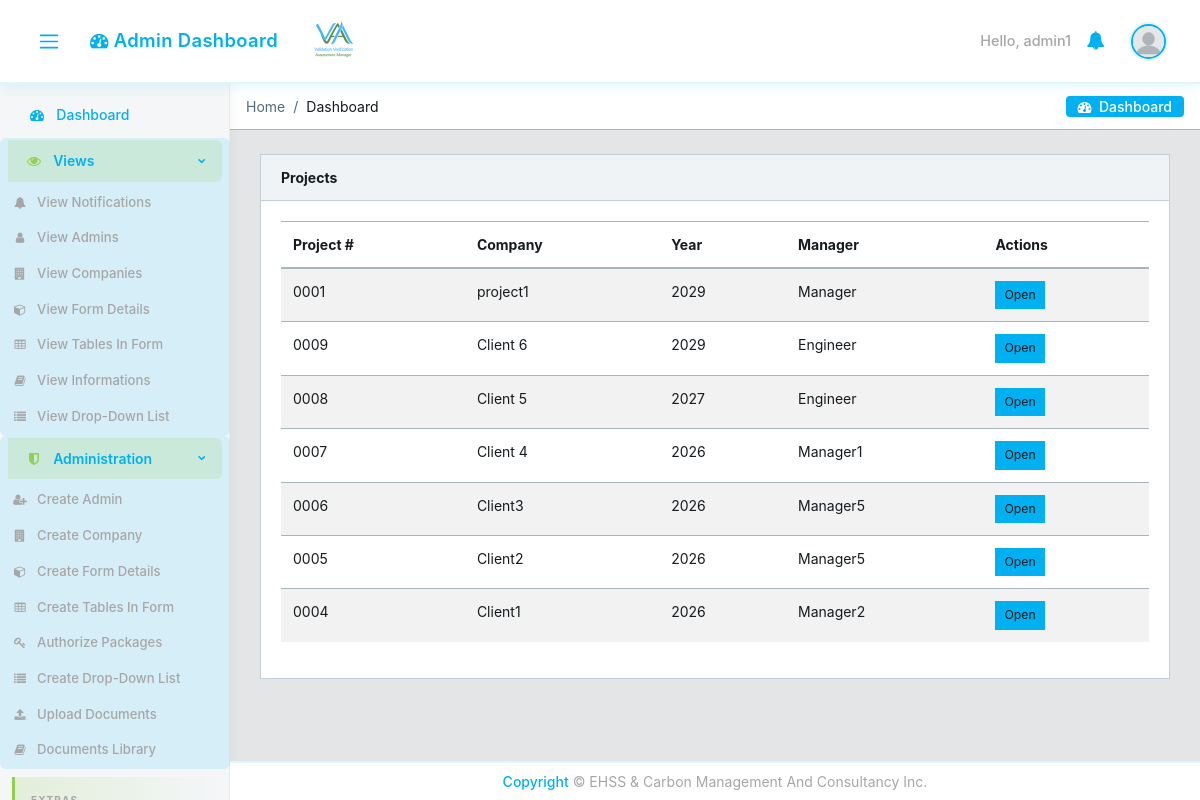
Page /projects/ (signed in) on the earlier database version.
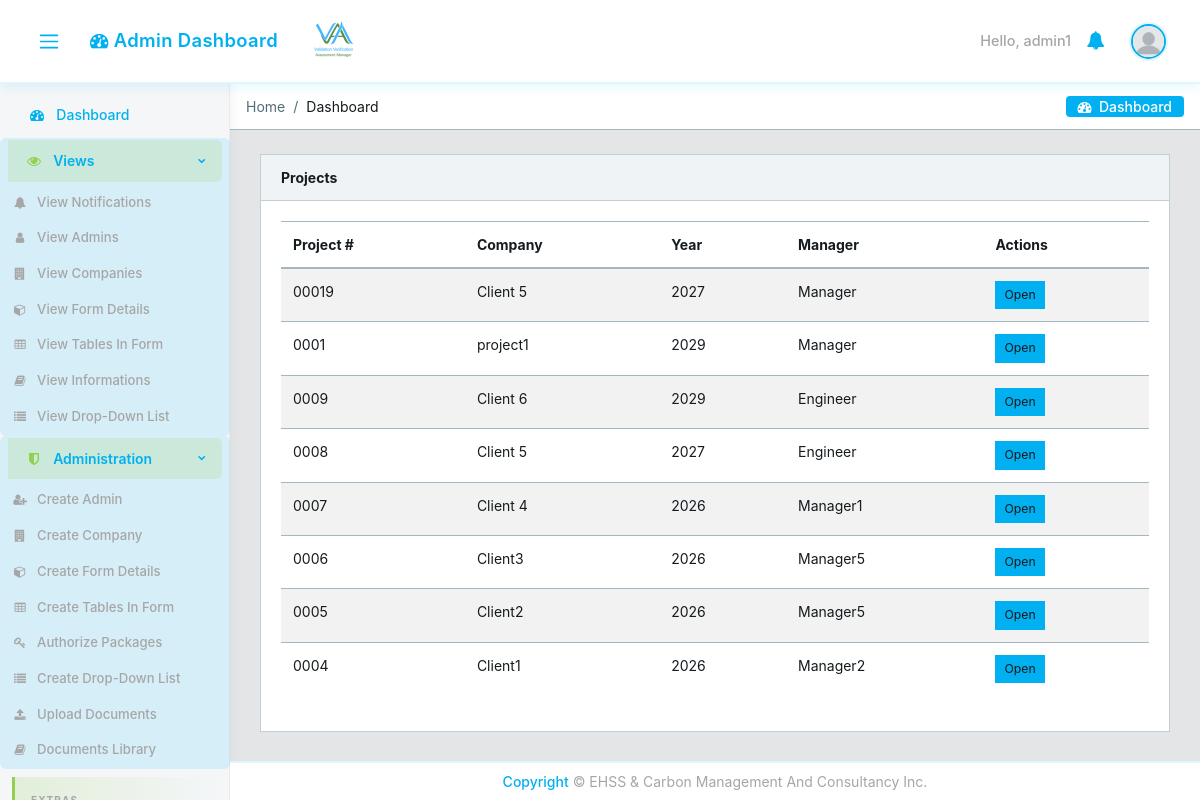
Same page on the later database version.
### core/models.py (models this page shows, shortened)
class CustomUser(AbstractUser):
    email = models.EmailField(unique=True)
    user_type = models.CharField(max_length=15, choices=USER_TYPE_CHOICES)
    user_role = models.CharField(
        max_length=30, choices=USER_ROLE_CHOICES, blank=True, verbose_name='User Role',
    )
    designation = models.CharField(max_length=100, blank=True, null=True)
    position_title = models.CharField(max_length=150, blank=True, verbose_name='Position Title')
    contact_number = models.CharField(max_length=20, blank=True, null=True)
    cv = models.FileField(upload_to='core/cvs/', blank=True, null=True)
    company = models.ForeignKey(
        'Company', on_delete=models.SET_NULL, null=True, blank=True,
        related_name='managers'
    )
    created_by = models.ForeignKey(
        'self', on_delete=models.SET_NULL, null=True, blank=True,
        related_name='created_users'
    )
    created_date = models.DateField(auto_now_add=True)
    created_time = models.TimeField(auto_now_add=True)
    under_supervision = models.ForeignKey(
        'self', on_delete=models.SET_NULL, null=True, blank=True,
        related_name='supervised_users'
    )
    avatar = models.ImageField(upload_to='core/avatar', blank=True)
    @property
    def avatar_url(self):
        if self.avatar:
            try:
                return self.avatar.url
            except ValueError:
                pass
        return static('core/img/avatar/blank_profile.png')

class Project(models.Model):
    package_instance = models.ForeignKey(
        PackageInstance, on_delete=models.CASCADE, related_name='projects'
    )
    manager = models.ForeignKey(
        CustomUser, on_delete=models.CASCADE, related_name='managed_projects',
        limit_choices_to={'user_type': 'manager'}
    )
    company_name = models.CharField(max_length=200)
    client_contact = models.CharField(
        max_length=200, blank=True, verbose_name='Contact of Client',
    )
    factory_name = models.CharField(max_length=200, blank=True)
    location = models.CharField(max_length=200, blank=True)
    factory_address = models.TextField(blank=True)
    contact_person = models.CharField(max_length=100, blank=True)
    contact_email = models.EmailField(blank=True)
    contact_mobile = models.CharField(max_length=20, blank=True)
    report_type = models.CharField(max_length=100, blank=True)
    engagement_year = models.CharField(max_length=100, blank=True)
    phase = models.CharField(max_length=20, choices=PROJECT_PHASE_CHOICES, blank=True)
    document_type = models.CharField(max_length=20, choices=PROJECT_DOCUMENT_TYPE_CHOICES, blank=True)
    year = models.PositiveIntegerField()
    project_number = models.CharField(max_length=50, unique=True)
    access_password = models.CharField(max_length=128)
    created_at = models.DateTimeField(auto_now_add=True)
    updated_at = models.DateTimeField(auto_now=True)
    class Meta:
        ordering = ['-created_at']

### core/views.py (the view)
# urls.py: path('projects/', views.ProjectListView.as_view(), name='project-list'),
class ProjectListView(LoginRequiredMixin, View):
    def get(self, request):
        user = request.user
        if user.user_type == 'manager':
            projects = Project.objects.filter(manager=user).select_related(
                'package_instance', 'package_instance__authorization'
            )
            assignments = None
        elif user.user_type == 'employee':
            assignments = get_employee_projects(user)
            projects = [a.project for a in assignments]
        elif user.user_type == 'admin':
            projects = Project.objects.all().select_related(
                'package_instance', 'package_instance__authorization', 'manager'
            )
            assignments = None
        else:
            projects = Project.objects.none()
            assignments = None
        return render(request, 'core/project_list.html', {
            'projects': projects,
            'assignments': assignments,
            'success_action': request.GET.get('success', ''),
            'error_action': request.GET.get('error', ''),
            'project_limit': request.GET.get('limit', ''),
        })

### core/context_processors.py (called while the page is built, shortened)
def logged_user_processor(request):
    if request.user.is_authenticated:
        return {'logged_user': request.user}
    return {'logged_user': None}

def _fetch_unread_notifications(user):
    return list(
        Notification.objects.filter(recipient_id=user.pk, read=False)
        .only('pk', 'message', 'created_at', 'read', 'link')
        .order_by('-created_at')[:10]
    )

def _notification_cache_key(user_pk):
    return f'unread_notifications_{user_pk}'

def notifications_processor(request):
    if not request.user.is_authenticated:
        return {'unread_notifications': []}
    if getattr(request, 'partial_nav', False):
        return {'unread_notifications': []}
    cache_key = _notification_cache_key(request.user.pk)
    cached_items = cache.get(cache_key)
    notifications = _fetch_unread_notifications(request.user)
    cache.set(
        cache_key,
        [
            {
                'link': n.link or '',
                'message': n.message,
                'created_at': n.created_at.isoformat(),
            }
            for n in notifications
        ],
        NOTIFICATION_CACHE_TTL,
    )
    return {'unread_notifications': notifications}

def static_version_processor(request):
    return {
        'STATIC_VERSION': getattr(settings, 'STATIC_VERSION', '1'),
        'IS_DEV': settings.DEBUG,
    }

### core/templates/core/project_list.html (shortened to what this page needs)
{% extends 'core/base.html' %}
{% block content %}
<div class="container-fluid">
  <div class="card">
    <div class="card-header d-flex justify-content-between">
      <strong>{% if user.user_type == 'employee' %}My Authorized Projects{% else %}Projects{% endif %}</strong>
    </div>
    <div class="card-body">
      {% if user.user_type == 'employee' and assignments %}
      <div class="row">
        {% for assignment in assignments %}
        <div class="col-md-6 col-lg-4 mb-3">
          <div class="card h-100">
            <div class="card-body">
              <h5 class="card-title">{{ assignment.project.project_number }}</h5>
              <p class="mb-1"><strong>Company:</strong> {{ assignment.project.company_name }}</p>
              <p class="mb-1"><strong>Project Name:</strong> {{ assignment.project.package_instance.name }}</p>
              <p class="mb-3"><strong>Role:</strong> {{ assignment.get_role_display }}</p>
              <a href="{% url 'core:project-detail' assignment.project.pk %}" class="btn btn-primary btn-sm">Open Project</a>
            </div>
          </div>
        </div>
        {% endfor %}
      </div>
      {% else %}
      <table class="table table-striped">
        <thead><tr><th>Project #</th><th>Company</th><th>Year</th>{% if user.user_type == 'admin' %}<th>Manager</th>{% endif %}<th>Actions</th></tr></thead>
        <tbody>
          {% for project in projects %}
          <tr>
            <td>{{ project.project_number }}</td>
            <td>{{ project.company_name }}</td>
            <td>{{ project.year }}</td>
            {% if user.user_type == 'admin' %}<td>{{ project.manager.get_full_name }}</td>{% endif %}
            <td><a href="{% url 'core:project-detail' project.pk %}" class="btn btn-sm btn-info">Open</a></td>
          </tr>
          {% empty %}
          <tr><td colspan="4" class="text-muted text-center">No projects.</td></tr>
          {% endfor %}
        </tbody>
      </table>
      {% endif %}
    </div>
  </div>
</div>
{% endblock %}

### core/templates/core/base.html (shortened to what this page needs)
{% load static %}
<!DOCTYPE html>
<html lang="en">
<head>
  <link rel="stylesheet" href="{% static 'core/css/font-awesome.min.css' %}?v={{ STATIC_VERSION }}">
  <link rel="stylesheet" href="{% static 'core/css/fa5-compat.css' %}?v={{ STATIC_VERSION }}">
  <link href="{% static 'core/css/style.min.css' %}?v={{ STATIC_VERSION }}" rel="stylesheet">
  <link href="{% static 'core/css/estilo.css' %}?v={{ STATIC_VERSION }}" rel="stylesheet">
</head>
{% block body %}
<body class="app header-fixed sidebar-fixed aside-menu-fixed aside-menu-hidden">
  <header class="app-header navbar">
    <button class="navbar-toggler sidebar-toggler d-md-down-none" type="button">
      <span class="navbar-toggler-icon"></span>
    </button>
    <ul class="nav navbar-nav d-md-down-none">
      <li class="nav-item px-3">
        <a class="nav-link" href="{% url 'core:dashboard' %}">
          <i class="fa fa-tachometer-alt"></i>
          {% if user.user_type == 'admin' %}Admin Dashboard
          {% elif user.user_type == 'manager' %}Manager Dashboard
          {% else %}Employee Dashboard{% endif %}
        </a>
      </li>
    </ul>
    <img src="{% static 'core/img/logos/logo-opt.png' %}?v={{ STATIC_VERSION }}" alt="VVAM" class="brand-gui d-none d-md-inline" width="120" height="40" decoding="async" fetchpriority="high">
    <ul class="nav navbar-nav ml-auto">
      {% if user.is_authenticated %}
      <li class="text-white">Hello, {{ user.username }}</li>
      {% else %}
      <li class="text-muted">
        <a href="{% url 'core:login' %}">sign in</a>
      </li>
      {% endif %}
      <li class="nav-item dropdown">
        <a class="nav-link" data-toggle="dropdown" href="#" role="button" aria-haspopup="true" aria-expanded="false">
          <i class="fa fa-bell"></i>
        </a>
      </li>
      <li class="nav-item dropdown">
        <a class="nav-link" data-toggle="dropdown" href="#" role="button" aria-haspopup="true" aria-expanded="false">
          {% if user.is_authenticated and logged_user %}
            <img src="{{ logged_user.avatar_url }}" class="img-avatar" alt="img">
          {% else %}
            <img src="{% static 'core/img/avatar/blank_profile.png' %}" class="img-avatar" alt="img">
          {% endif %}
        </a>
      </li>
    </ul>
  </header>
  <div class="app-body">
    <div class="sidebar">
      <nav class="sidebar-nav">
        <ul class="nav">
          <li class="nav-item">
            <a class="nav-link" href="{% url 'core:dashboard' %}"><i class="fa fa-tachometer-alt"></i> Dashboard</a>
          </li>
          <li class="nav-item nav-dropdown">
            <a class="nav-link nav-dropdown-toggle" href="#"><i class="fa fa-eye"></i> Views</a>
            <ul class="nav-dropdown-items">
              <li class="nav-item">
                <a class="nav-link" href="{% url 'core:notifications-list' %}">
                  <i class="fa fa-bell"></i> View Notifications
                </a>
              </li>
              {% if user.user_type == 'admin' %}
              <li class="nav-item">
                <a class="nav-link" href="{% url 'core:users' %}?user_type=admin"><i class="fa fa-user"></i> View Admins</a>
              </li>
              <li class="nav-item">
                <a class="nav-link" href="{% url 'core:company-list' %}"><i class="fa fa-building"></i> View Companies</a>
              </li>
              <li class="nav-item">
                <a class="nav-link" href="{% url 'core:form-details-list' %}"><i class="fa fa-box"></i> View Form Details</a>
              </li>
              <li class="nav-item">
                <a class="nav-link" href="{% url 'core:form-table-view-list' %}"><i class="fa fa-table"></i> View Tables In Form</a>
              </li>
              <li class="nav-item">
                <a class="nav-link" href="{% url 'core:library-list' %}"><i class="fa fa-book"></i> View Informations</a>
              </li>
              <li class="nav-item">
                <a class="nav-link" href="{% url 'core:dropdown-list' %}"><i class="fa fa-list"></i> View Drop-Down List</a>
              </li>
              {% else %}
              <li class="nav-item">
                <a class="nav-link" href="{% url 'core:project-list'%}"><i class="fa fa-folder"></i> View Projects</a>
              </li>
              {% endif %}
            </ul>
          </li>
          {% if user.user_type == 'admin' %}
          <li class="nav-item nav-dropdown">
            <a class="nav-link nav-dropdown-toggle" href="#"><i class="fa fa-shield-alt"></i> Administration</a>
            <ul class="nav-dropdown-items">
              <li class="nav-item">
                <a class="nav-link" href="{% url 'core:new-user' %}"><i class="fa fa-user-plus"></i> Create Admin</a>
              </li>
              <li class="nav-item">
                <a class="nav-link" href="{% url 'core:company-create' %}"><i class="fa fa-building"></i> Create Company</a>
              </li>
              <li class="nav-item">
                <a class="nav-link" href="{% url 'core:form-details-create' %}"><i class="fa fa-box"></i> Create Form Details</a>
              </li>
              <li class="nav-item">
                <a class="nav-link" href="{% url 'core:form-table-list' %}"><i class="fa fa-table"></i> Create Tables In Form</a>
              </li>
              <li class="nav-item">
                <a class="nav-link" href="{% url 'core:package-authorization-create' %}"><i class="fa fa-key"></i> Authorize Packages</a>
              </li>
              <li class="nav-item">
                <a class="nav-link" href="{% url 'core:dropdown-create' %}"><i class="fa fa-list"></i> Create Drop-Down List</a>
              </li>
              <li class="nav-item">
                <a class="nav-link" href="{% url 'core:library-upload' %}"><i class="fa fa-upload"></i> Upload Documents</a>
              </li>
              <li class="nav-item">
                <a class="nav-link" href="{% url 'core:library-list' %}?view=documents"><i class="fa fa-book"></i> Documents Library</a>
              </li>
            </ul>
          </li>
          {% endif %}
          <li class="nav-title">
          </li>
        </ul>
      </nav>
    </div>
    <main class="main" id="app-main">
      <ol class="breadcrumb">
        {% block breadcrumb %}
        <li class="breadcrumb-item active">Home</li>
        <li class="breadcrumb-item">Dashboard</li>
        {% endblock breadcrumb%}
        <li class="breadcrumb-menu d-md-down-none">
          <div class="btn-group" role="group" aria-label="Button group">
            <a class="btn" href="./"><i class="fa fa-tachometer-alt"></i> &nbsp;Dashboard</a>
          </div>
        </li>
      </ol>
{% block content %}
{% endblock %}
    </main>
  </div>
  <footer class="app-footer text-center justify-content-center fixed-bottom py-2">
    <span><a href="#">Copyright</a> © EHSS & Carbon Management And Consultancy Inc.</span>
  </footer>
</body>
{% endblock body %}
</html>

### core/static/core/css/fa5-compat.css (style rules this page uses)
.fa-tachometer-alt:before { content: "\f0e4"; }
.fa-shield-alt:before { content: "\f132"; }
.fa-box:before { content: "\f1b2"; }
.fa-key:before { content: "\f084"; }
.fa-book:before { content: "\f02d"; }
.sidebar-nav .nav-link > .fa, .sidebar-nav .nav-link > i.fa { display: inline-block; width: 1.25rem; margin-right: 0.35rem; text-align: center; }

### core/templates/core/base.html (style rules this page uses)
.brand-gui { max-height: 40px; width: auto; object-fit: contain; }

Differences in the rows shown:
added Project: project_number "00019", company_name "Client 5", year "2027", manager.get_full_name "Manager"
